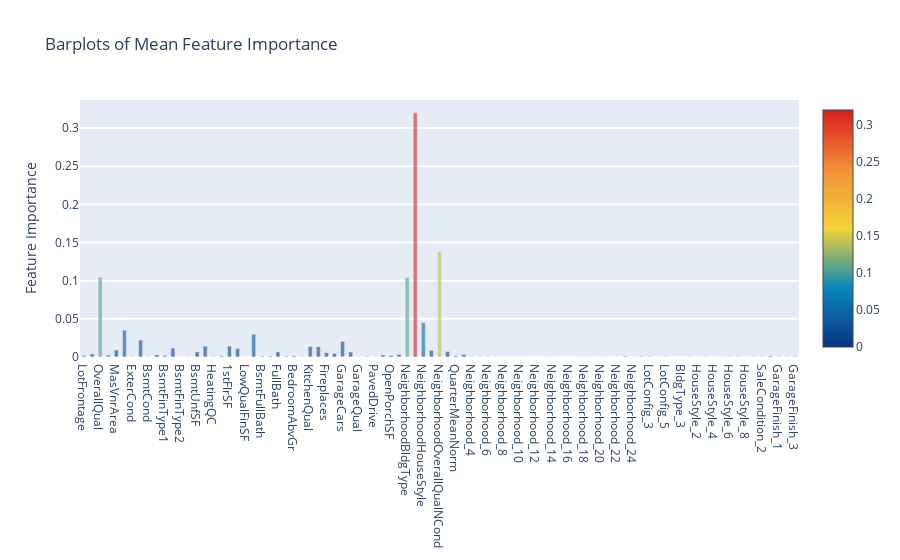

Source (notebook cell):
### Code cell
feature_dataframe['mean'] = feature_dataframe.mean(axis= 1) # axis = 1 computes the mean row-wise

y_mean = feature_dataframe['mean'].values
x_feat = feature_dataframe['features'].values
data = [go.Bar(
            x= x_feat,
             y= y_mean,
            width = 0.5,
            marker=dict(
               color = feature_dataframe['mean'].values,
            colorscale='Portland',
            showscale=True,
            reversescale = False
            ),
            opacity=0.6
        )]

layout= go.Layout(
    autosize= True,
    title= 'Barplots of Mean Feature Importance',
    hovermode= 'closest',
#     xaxis= dict(
#         title= 'Pop',
#         ticklen= 5,
#         zeroline= False,
#         gridwidth= 2,
#     ),
    yaxis=dict(
        title= 'Feature Importance',
        ticklen= 5,
        gridwidth= 2
    ),
    showlegend= False
)
fig = go.Figure(data=data, layout=layout)
py.iplot(fig, filename='bar-direct-labels')

### Figure 1 — Plotly figure (JSON) as saved in the notebook; plotly's stock layout.template omitted (floating-point values rounded to 4 significant figures)
{"data": [{"marker": {"color": [0.001676, 0.004022, 0.1043, 0.002404, 0.009172, 0.03515, 0.000371, 0.02212, 0.0004124, 0.002875, 0.001702, 0.0117, 0.0001743, 0.0003228, 0.00666, 0.01417, 0.0006897, 0.001261, 0.01421, 0.01099, 7.613e-05, 0.02981, 0.001, 0.00109, 0.006585, 0.001014, 0.00135, 0.0005673, 0.01361, 0.01353, 0.005629, 0.004824, 0.02059, 0.006495, 0.000289, 0.0008156, 0.0002333, 0.002757, 0.001922, 0.003296, 0.1042, 0.3198, 0.04492, 0.008525, 0.1383, 0.007065, 0.00147, 0.003362, 0.0007033, 0.0002909, 0.0004696, 0.0001034, 1.27e-07, 5.828e-05, 2.974e-06, 0.0001751, 8.107e-05, 0.0002369, 0.0001042, 0.000105, 4.12e-05, 0.0001971, 0.000193, 4.774e-05, 0.0002089, 6.684e-05, 0.0001707, 0.00103, 0.0001571, 0.0008116, 0.0007597, 1.847e-07, 0.0003887, 6.849e-05, 3.479e-05, 0.0003631, 2.098e-05, 0.0001978, 0.0001268, 0.0001507, 0.0004325, 0.0006503, 6.726e-05, 0.0004858, 0.0005107, 0.00119, 0.0006331, 0.0003775, 0.0008454], "colorscale": [[0, "rgb(12,51,131)"], [0.25, "rgb(10,136,186)"], [0.5, "rgb(242,211,56)"], [0.75, "rgb(242,143,56)"], [1, "rgb(217,30,30)"]], "reversescale": false, "showscale": true}, "opacity": 0.6, "type": "bar", "width": 0.5, "x": ["LotFrontage", "LotArea", "OverallQual", "OverallCond", "MasVnrArea", "ExterQual", "ExterCond", "BsmtQual", "BsmtCond", "BsmtExposure", "BsmtFinType1", "BsmtFinSF1", "BsmtFinType2", "BsmtFinSF2", "BsmtUnfSF", "TotalBsmtSF", "HeatingQC", "CentralAir", "1stFlrSF", "2ndFlrSF", "LowQualFinSF", "GrLivArea", "BsmtFullBath", "BsmtHalfBath", "FullBath", "HalfBath", "BedroomAbvGr", "KitchenAbvGr", "KitchenQual", "TotRmsAbvGrd", "Fireplaces", "FireplaceQu", "GarageCars", "GarageArea", "GarageQual", "GarageCond", "PavedDrive", "WoodDeckSF", "OpenPorchSF", "NeighborhoodLotArea", "NeighborhoodBldgType", "TotalSquareFeet", "NeighborhoodHouseStyle", "OverallQualNCond", "NeighborhoodOverallQualNCond", "AdjRemodAdd", "QuarterMeanNorm", "MonthMeanNorm", "Neighborhood_4", "Neighborhood_5", "Neighborhood_6", "Neighborhood_7", "Neighborhood_8", "Neighborhood_9", "Neighborhood_10", "Neighborhood_11", "Neighborhood_12", "Neighborhood_13", "Neighborhood_14", "Neighborhood_15", "Neighborhood_16", "Neighborhood_17", "Neighborhood_18", "Neighborhood_19", "Neighborhood_20", "Neighborhood_21", "Neighborhood_22", "Neighborhood_23", "Neighborhood_24", "Neighborhood_25", "LotConfig_3", "LotConfig_4", "LotConfig_5", "BldgType_2", "BldgType_3", "BldgType_5", "HouseStyle_2", "HouseStyle_3", "HouseStyle_4", "HouseStyle_5", "HouseStyle_6", "HouseStyle_7", "HouseStyle_8", "SaleCondition_1", "SaleCondition_2", "SaleCondition_3", "GarageFinish_1", "GarageFinish_2", "GarageFinish_3"], "y": [0.001676, 0.004022, 0.1043, 0.002404, 0.009172, 0.03515, 0.000371, 0.02212, 0.0004124, 0.002875, 0.001702, 0.0117, 0.0001743, 0.0003228, 0.00666, 0.01417, 0.0006897, 0.001261, 0.01421, 0.01099, 7.613e-05, 0.02981, 0.001, 0.00109, 0.006585, 0.001014, 0.00135, 0.0005673, 0.01361, 0.01353, 0.005629, 0.004824, 0.02059, 0.006495, 0.000289, 0.0008156, 0.0002333, 0.002757, 0.001922, 0.003296, 0.1042, 0.3198, 0.04492, 0.008525, 0.1383, 0.007065, 0.00147, 0.003362, 0.0007033, 0.0002909, 0.0004696, 0.0001034, 1.27e-07, 5.828e-05, 2.974e-06, 0.0001751, 8.107e-05, 0.0002369, 0.0001042, 0.000105, 4.12e-05, 0.0001971, 0.000193, 4.774e-05, 0.0002089, 6.684e-05, 0.0001707, 0.00103, 0.0001571, 0.0008116, 0.0007597, 1.847e-07, 0.0003887, 6.849e-05, 3.479e-05, 0.0003631, 2.098e-05, 0.0001978, 0.0001268, 0.0001507, 0.0004325, 0.0006503, 6.726e-05, 0.0004858, 0.0005107, 0.00119, 0.0006331, 0.0003775, 0.0008454]}], "layout": {"autosize": true, "hovermode": "closest", "showlegend": false, "title": {"text": "Barplots of Mean Feature Importance"}, "yaxis": {"gridwidth": 2, "ticklen": 5, "title": {"text": "Feature Importance"}}}}
